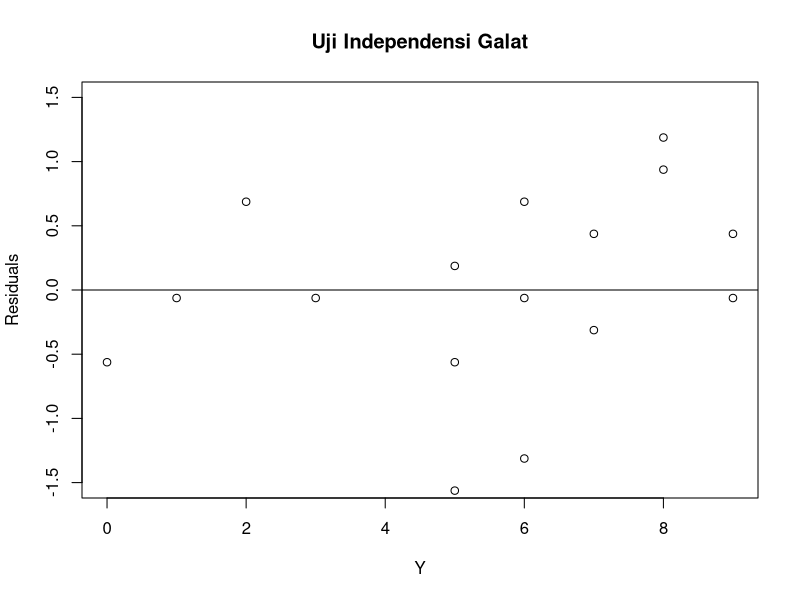

Here is the R script that generated this plot:
# Randomized Complete Block Designs
# Rancangan Acak Kelompok Lengkap

# Create data
treatments <- factor(rep(1:4, each = 4))
blocks  <- factor(rep(1:4, times = 4))
y <- c(8, 7, 9, 6,
       1, 0, 3, 2,
       6, 5, 7, 5,
       5, 6, 9, 8)
data <- data.frame(y, treatments, blocks)

# Making plot
fit.aov <- aov(y ~ blocks + treatments, data = data)                 
fit.res <- resid(fit.aov)
plot(data$y, fit.res, xlab = "Y", ylab = "Residuals",
     main = "Uji Independensi Galat", 
     ylim = c(-1.5,1.5))
abline(0,0)

